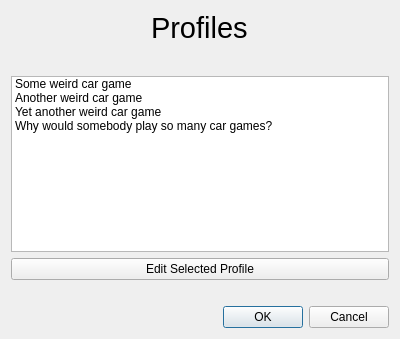
<?xml version="1.0" encoding="UTF-8"?>
<ui version="4.0">
 <class>Dialog</class>
 <widget class="QDialog" name="Dialog">
  <property name="geometry">
   <rect>
    <x>0</x>
    <y>0</y>
    <width>400</width>
    <height>339</height>
   </rect>
  </property>
  <property name="windowTitle">
   <string>Dialog</string>
  </property>
  <layout class="QVBoxLayout" name="verticalLayout">
   <item alignment="Qt::AlignHCenter">
    <widget class="QLabel" name="label">
     <property name="font">
      <font>
       <family>Liberation Sans</family>
       <pointsize>22</pointsize>
      </font>
     </property>
     <property name="text">
      <string>Profiles</string>
     </property>
    </widget>
   </item>
   <item>
    <spacer name="verticalSpacer">
     <property name="orientation">
      <enum>Qt::Vertical</enum>
     </property>
     <property name="sizeHint" stdset="0">
      <size>
       <width>20</width>
       <height>40</height>
      </size>
     </property>
    </spacer>
   </item>
   <item>
    <widget class="QListWidget" name="listWidget">
     <item>
      <property name="text">
       <string>Some weird car game</string>
      </property>
     </item>
     <item>
      <property name="text">
       <string>Another weird car game</string>
      </property>
     </item>
     <item>
      <property name="text">
       <string>Yet another weird car game</string>
      </property>
     </item>
     <item>
      <property name="text">
       <string>Why would somebody play so many car games?</string>
      </property>
     </item>
    </widget>
   </item>
   <item>
    <widget class="QPushButton" name="pushButton">
     <property name="text">
      <string>Edit Selected Profile</string>
     </property>
    </widget>
   </item>
   <item>
    <spacer name="verticalSpacer_2">
     <property name="orientation">
      <enum>Qt::Vertical</enum>
     </property>
     <property name="sizeHint" stdset="0">
      <size>
       <width>20</width>
       <height>35</height>
      </size>
     </property>
    </spacer>
   </item>
   <item>
    <widget class="QDialogButtonBox" name="buttonBox">
     <property name="orientation">
      <enum>Qt::Horizontal</enum>
     </property>
     <property name="standardButtons">
      <set>QDialogButtonBox::Cancel|QDialogButtonBox::Ok</set>
     </property>
    </widget>
   </item>
  </layout>
 </widget>
 <resources/>
 <connections>
  <connection>
   <sender>buttonBox</sender>
   <signal>accepted()</signal>
   <receiver>Dialog</receiver>
   <slot>accept()</slot>
   <hints>
    <hint type="sourcelabel">
     <x>248</x>
     <y>254</y>
    </hint>
    <hint type="destinationlabel">
     <x>157</x>
     <y>274</y>
    </hint>
   </hints>
  </connection>
  <connection>
   <sender>buttonBox</sender>
   <signal>rejected()</signal>
   <receiver>Dialog</receiver>
   <slot>reject()</slot>
   <hints>
    <hint type="sourcelabel">
     <x>316</x>
     <y>260</y>
    </hint>
    <hint type="destinationlabel">
     <x>286</x>
     <y>274</y>
    </hint>
   </hints>
  </connection>
 </connections>
</ui>
